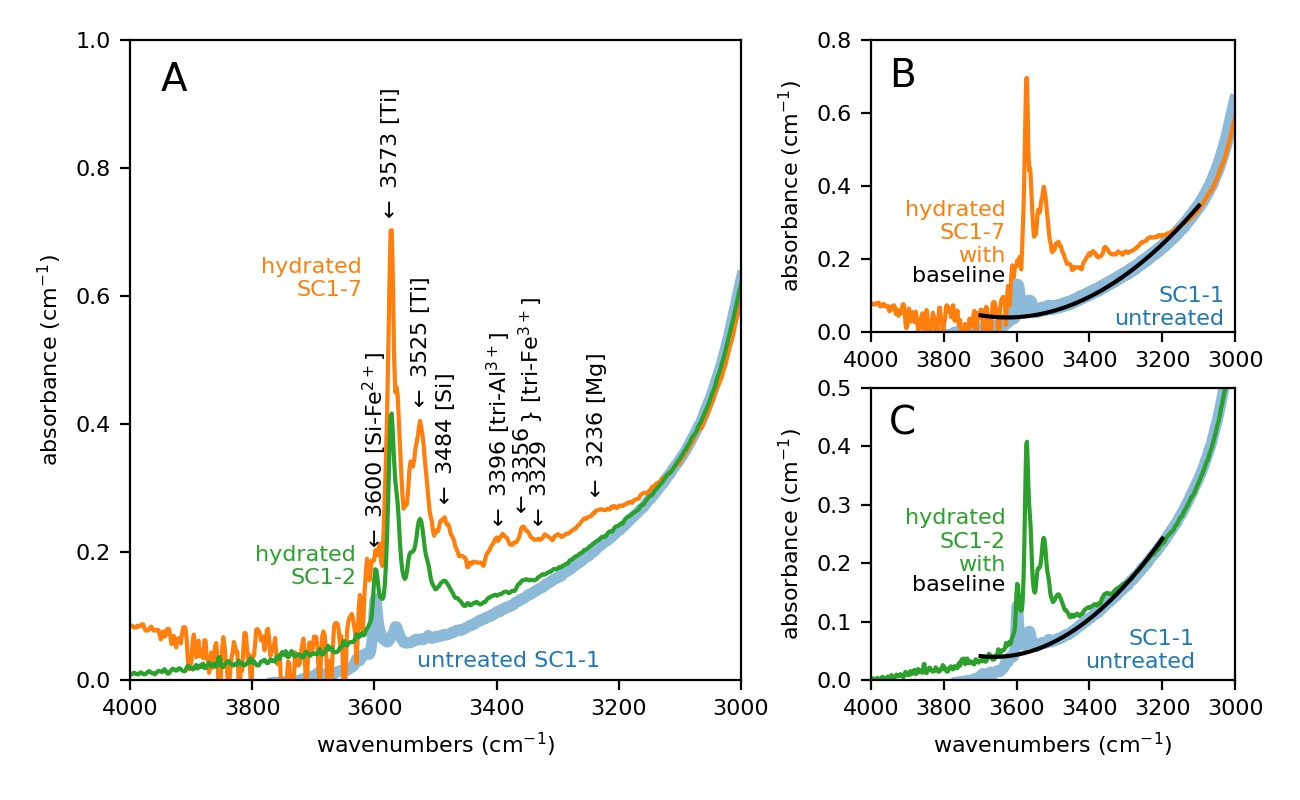

Here is the Python script that generated this plot:
# -*- coding: utf-8 -*-
"""
Created on Thu Mar 16 11:09:50 2017

@author: Elizabeth

Show SC1-7 hydration
"""
from __future__ import print_function, division
from olivine.SanCarlos import SanCarlos_spectra as SC
import matplotlib.pyplot as plt
import os
import olivine
import matplotlib

matplotlib.rcParams.update({'font.size': 8})

file = os.path.join(olivine.__path__[0], \
                    'Fig4_hydration_and_baselines.jpg')

wb7 = SC.wb_1000C_SC1_7
wb7.get_baselines()

wb2 = SC.wb_800C_hyd
wb2.get_baselines()

spec7 = wb7.average_spectra()
spec2 = wb2.average_spectra()
speci = SC.SC_untreated_Ea

#%%
fig = plt.figure()
fig.set_size_inches(6.5, 4)

xstart = 0.1
ypstart = 0.15
wgap = 0.1
width1 = 0.47
width2 = 0.75 - width1
height = 0.8
hgap = 0.07
height2 = (height-hgap)/2.
ax = fig.add_axes([xstart, ypstart, width1, height])
ax2 = fig.add_axes([xstart+width1+wgap, ypstart+height2+hgap, width2, height2])
ax3 = fig.add_axes([xstart+width1+wgap, ypstart, width2, height2])

speci.plot_spectrum(axes=ax, label='initial', offset=-0.03,
                    style={'linewidth':4, 'alpha':0.5})
spec7.plot_spectrum(axes=ax, label='SC1-7', offset=-0.07)
spec2.plot_spectrum(axes=ax, label='SC1-2')
ax.set_ylim(0, 1.)
ax.set_title('')
ax.set_xlabel('wavenumbers (cm$^{-1}$)')
ax.set_ylabel('absorbance (cm$^{-1}$)')
ax.text(3530, 0.02, 'untreated SC1-1', color='#1f77b4')
ax.text(3630, 0.15, 'hydrated\nSC1-2', color='#2ca02c', ha='right')
ax.text(3620, 0.6, 'hydrated\nSC1-7', color='#ff7f0e', ha='right')
ax.text(3950, 0.92, 'A', fontsize=14)

peaks = [3236, 3329, 3356, 3396, 3484, 3525, 3573, 3600]
labels = ['[Mg-2H]', '', '', '[tri-H-Al$^{3+}$]',
          '[Si-4H]', '[Ti-2H]', '[Ti-2H]', '[Si-4H]']
ax.text((3329+3356)/2, 0.52, '} [tri-H-Fe$^{3+}$]', rotation=90, ha='center', 
        va='center')
for pidx, peak in enumerate(peaks):
    idx = abs(speci.wn_full-peak).argmin()
    y = spec7.abs_full_cm[idx] - 0.05
    ax.text(peak, y, ' '.join(('$\\leftarrow$', str(peak), labels[pidx])), 
            rotation=90, ha='center', va='bottom')


ax2.text(3950, 0.67, 'B', fontsize=14)
ax2.text(3630, 0.18, 'hydrated\nSC1-7\nwith', color='#ff7f0e', \
         va='bottom', ha='right')
ax2.text(3630, 0.18, 'baseline', va='top', ha='right')
speci.plot_spectrum(axes=ax2, label='initial', offset=-0.03,
                    style={'linewidth':5, 'alpha':0.5})
spec7.plot_spectrum(axes=ax2, label='SC1-7', offset=-0.07)
spec7.fname = 'SC1-7-average'
spec7.get_baseline(folder=SC.FTIR_file_location)
ax2.plot(spec7.base_wn, spec7.base_abs-0.07,'k')
ax2.set_ylim(0, 0.8)
ax2.set_title('')
ax2.set_ylabel('absorbance (cm$^{-1}$)')
ax2.text(3030, 0.02, 'SC1-1\nuntreated', color='#1f77b4', ha='right')

ax3.text(3950, 0.42, 'C', fontsize=14)
ax3.text(3630, 0.18, 'hydrated\nSC1-2\nwith', color='#2ca02c', \
         va='bottom', ha='right')
ax3.text(3630, 0.18, 'baseline', va='top', ha='right')
speci.plot_spectrum(axes=ax3, label='initial', offset=-0.03,
                    style={'linewidth':4, 'alpha':0.5})
spec2.plot_spectrum(axes=ax3, label='SC1-2', style={'color':'#2ca02c'})
spec2.fname = 'SC1-2-average'
spec2.get_baseline(folder=SC.FTIR_file_location)
ax3.plot(spec2.base_wn, spec2.base_abs,'k')
ax3.set_ylim(0, 0.5)
ax3.set_title('')
ax3.set_ylabel('absorbance (cm$^{-1}$)')
ax3.set_xlabel('wavenumbers (cm$^{-1}$)')
ax3.text(3110, 0.02, 'SC1-1\nuntreated', color='#1f77b4', ha='right')

fig.savefig(file, dpi=200, format='jpg')
